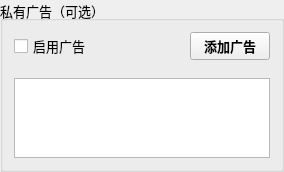
        <widget class="QGroupBox" name="horizontalGroupBox_4">
         <property name="sizePolicy">
          <sizepolicy hsizetype="Expanding" vsizetype="Fixed">
           <horstretch>0</horstretch>
           <verstretch>0</verstretch>
          </sizepolicy>
         </property>
         <property name="font">
          <font>
           <pointsize>10</pointsize>
          </font>
         </property>
         <property name="title">
          <string>私有广告（可选）</string>
         </property>
         <property name="alignment">
          <set>Qt::AlignLeading|Qt::AlignLeft|Qt::AlignTop</set>
         </property>
         <layout class="QVBoxLayout" name="verticalLayout_7">
          <property name="spacing">
           <number>18</number>
          </property>
          <property name="sizeConstraint">
           <enum>QLayout::SetDefaultConstraint</enum>
          </property>
          <item>
           <layout class="QHBoxLayout" name="horizontalLayout_16">
            <item>
             <widget class="QCheckBox" name="checkBox_ad_enable_comment">
              <property name="sizePolicy">
               <sizepolicy hsizetype="Fixed" vsizetype="Fixed">
                <horstretch>0</horstretch>
                <verstretch>0</verstretch>
               </sizepolicy>
              </property>
              <property name="font">
               <font>
                <pointsize>10</pointsize>
               </font>
              </property>
              <property name="text">
               <string>启用广告</string>
              </property>
             </widget>
            </item>
            <item>
             <spacer name="horizontalSpacer_7">
              <property name="orientation">
               <enum>Qt::Horizontal</enum>
              </property>
              <property name="sizeHint" stdset="0">
               <size>
                <width>40</width>
                <height>20</height>
               </size>
              </property>
             </spacer>
            </item>
            <item>
             <widget class="QPushButton" name="btn_add_ad_comment">
              <property name="font">
               <font>
                <pointsize>10</pointsize>
                <weight>75</weight>
                <bold>true</bold>
               </font>
              </property>
              <property name="text">
               <string>添加广告</string>
              </property>
             </widget>
            </item>
           </layout>
          </item>
          <item>
           <widget class="QListWidget" name="listWidget_private_ad_list_comment">
            <property name="sizePolicy">
             <sizepolicy hsizetype="Expanding" vsizetype="Expanding">
              <horstretch>0</horstretch>
              <verstretch>0</verstretch>
             </sizepolicy>
            </property>
            <property name="maximumSize">
             <size>
              <width>16777215</width>
              <height>80</height>
             </size>
            </property>
           </widget>
          </item>
         </layout>
        </widget>
